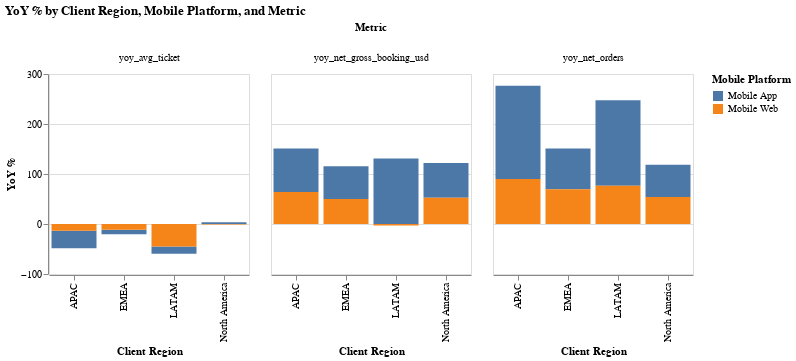

Here is the notebook cell this chart was saved with:
### Code cell
alt.Chart(df_yoy).mark_bar().encode(
    x=alt.X("client_region:N", title="Client Region"),
    y=alt.Y("yoy:Q", title="YoY %"),
    color=alt.Color("platform:N", title="Mobile Platform"),
    column=alt.Column("metric:N", title="Metric"),
    tooltip=[
        alt.Tooltip("client_region:N", title="Client Region"),
        alt.Tooltip("platform:N", title="Mobile Platform"),
        alt.Tooltip("metric:N", title="Metric"),
        alt.Tooltip("yoy:Q", title="YoY %").format(",.2f")
    ]
).properties(
    title="YoY % by Client Region, Mobile Platform, and Metric",
    width=200,
    height=200
).interactive()

### Figure 1 — Vega-Lite specification as saved in the notebook (floating-point values rounded to 4 significant figures)
{"config": {"view": {"continuousWidth": 300, "continuousHeight": 300}}, "data": {"name": "data-9eb595f3b533130ba657e9790fa6f390"}, "mark": {"type": "bar"}, "encoding": {"color": {"field": "platform", "title": "Mobile Platform", "type": "nominal"}, "column": {"field": "metric", "title": "Metric", "type": "nominal"}, "tooltip": [{"field": "client_region", "title": "Client Region", "type": "nominal"}, {"field": "platform", "title": "Mobile Platform", "type": "nominal"}, {"field": "metric", "title": "Metric", "type": "nominal"}, {"field": "yoy", "format": ",.2f", "title": "YoY %", "type": "quantitative"}], "x": {"field": "client_region", "title": "Client Region", "type": "nominal"}, "y": {"field": "yoy", "title": "YoY %", "type": "quantitative"}}, "height": 200, "params": [{"name": "param_5", "select": {"type": "interval", "encodings": ["x", "y"]}, "bind": "scales"}], "title": "YoY % by Client Region, Mobile Platform, and Metric", "width": 200, "$schema": "https://vega.github.io/schema/vega-lite/v5.16.3.json", "datasets": {"data-9eb595f3b533130ba657e9790fa6f390": [{"client_region": "APAC", "platform": "Mobile App", "metric": "yoy_avg_ticket", "yoy": -34.82}, {"client_region": "APAC", "platform": "Mobile App", "metric": "yoy_net_gross_booking_usd", "yoy": 86.88}, {"client_region": "APAC", "platform": "Mobile App", "metric": "yoy_net_orders", "yoy": 186.7}, {"client_region": "APAC", "platform": "Mobile Web", "metric": "yoy_avg_ticket", "yoy": -13.55}, {"client_region": "APAC", "platform": "Mobile Web", "metric": "yoy_net_gross_booking_usd", "yoy": 64.13}, {"client_region": "APAC", "platform": "Mobile Web", "metric": "yoy_net_orders", "yoy": 89.85}, {"client_region": "EMEA", "platform": "Mobile App", "metric": "yoy_avg_ticket", "yoy": -8.936}, {"client_region": "EMEA", "platform": "Mobile App", "metric": "yoy_net_gross_booking_usd", "yoy": 65.67}, {"client_region": "EMEA", "platform": "Mobile App", "metric": "yoy_net_orders", "yoy": 81.93}, {"client_region": "EMEA", "platform": "Mobile Web", "metric": "yoy_avg_ticket", "yoy": -11.45}, {"client_region": "EMEA", "platform": "Mobile Web", "metric": "yoy_net_gross_booking_usd", "yoy": 49.88}, {"client_region": "EMEA", "platform": "Mobile Web", "metric": "yoy_net_orders", "yoy": 69.26}, {"client_region": "LATAM", "platform": "Mobile App", "metric": "yoy_avg_ticket", "yoy": -14.84}, {"client_region": "LATAM", "platform": "Mobile App", "metric": "yoy_net_gross_booking_usd", "yoy": 131.1}, {"client_region": "LATAM", "platform": "Mobile App", "metric": "yoy_net_orders", "yoy": 171.4}, {"client_region": "LATAM", "platform": "Mobile Web", "metric": "yoy_avg_ticket", "yoy": -44.86}, {"client_region": "LATAM", "platform": "Mobile Web", "metric": "yoy_net_gross_booking_usd", "yoy": -2.771}, {"client_region": "LATAM", "platform": "Mobile Web", "metric": "yoy_net_orders", "yoy": 76.33}, {"client_region": "North America", "platform": "Mobile App", "metric": "yoy_avg_ticket", "yoy": 3.499}, {"client_region": "North America", "platform": "Mobile App", "metric": "yoy_net_gross_booking_usd", "yoy": 69.93}, {"client_region": "North America", "platform": "Mobile App", "metric": "yoy_net_orders", "yoy": 64.18}, {"client_region": "North America", "platform": "Mobile Web", "metric": "yoy_avg_ticket", "yoy": -1.204}, {"client_region": "North America", "platform": "Mobile Web", "metric": "yoy_net_gross_booking_usd", "yoy": 52.31}, {"client_region": "North America", "platform": "Mobile Web", "metric": "yoy_net_orders", "yoy": 54.16}]}}
